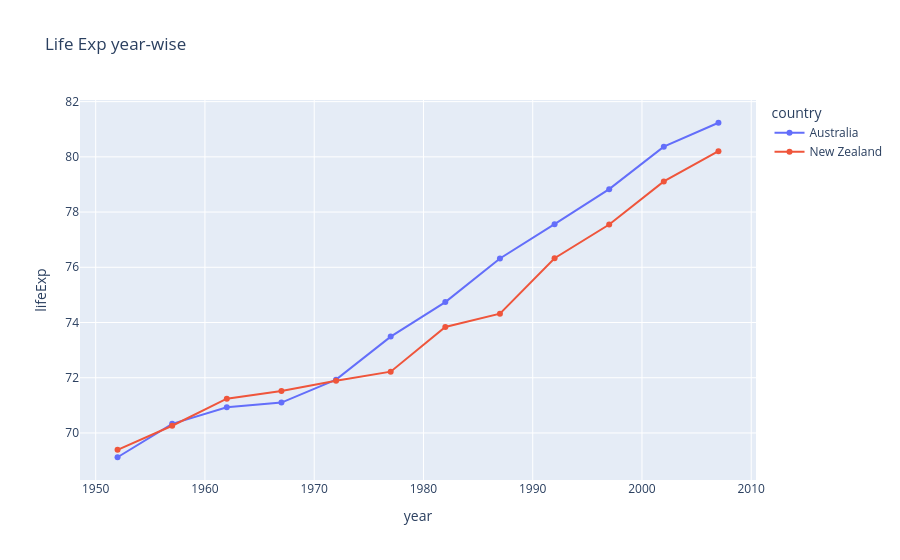
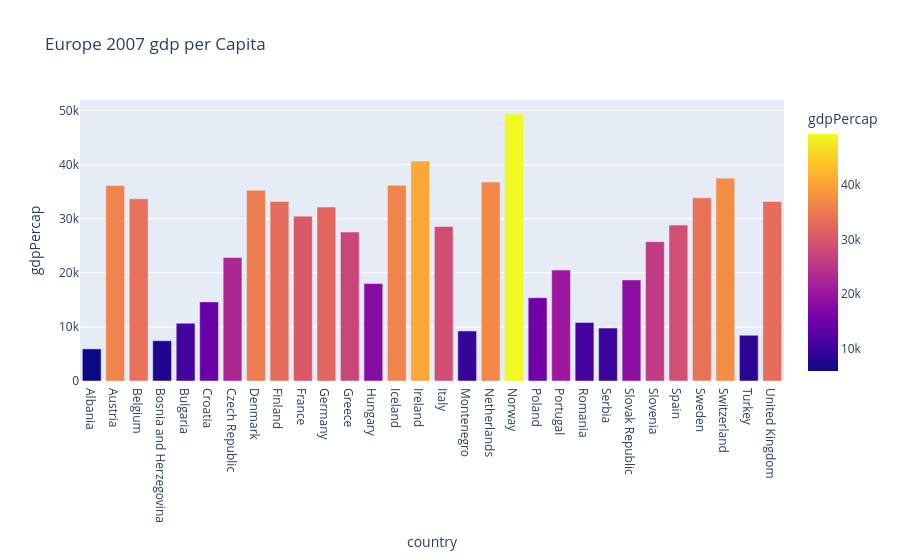
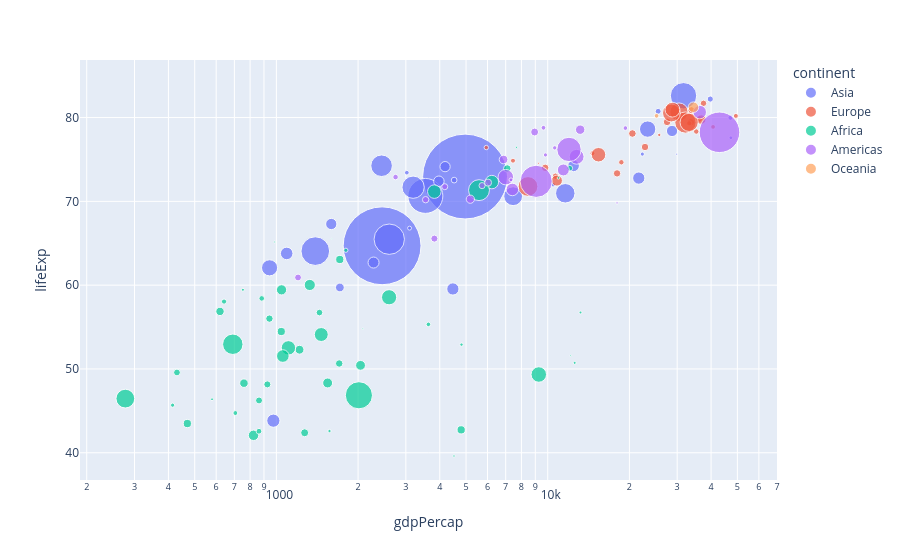

Notebook code for these charts, in order:
### Code cell
df = pd.read_csv('gapminder.csv')

px.line(df.query("continent=='Oceania'"), x='year', y='lifeExp', color='country', title='Life Exp year-wise', markers='country').show()
px.bar(df.query("year==2007 and continent=='Europe'"),x='country',y='gdpPercap',color='gdpPercap',title='Europe 2007 gdp per Capita').show()
px.scatter(df.query("year==2007"),x='gdpPercap',y='lifeExp',color='continent',size='pop',size_max=60, log_x=True).show()

### Figure 1 — Plotly figure (JSON) as saved in the notebook; plotly's stock layout.template omitted (floating-point values rounded to 4 significant figures)
{"data": [{"hovertemplate": "country=Australia<br>year=%{x}<br>lifeExp=%{y}<extra></extra>", "legendgroup": "Australia", "line": {"color": "#636efa", "dash": "solid"}, "marker": {"symbol": "circle"}, "mode": "lines+markers", "name": "Australia", "orientation": "v", "showlegend": true, "type": "scatter", "x": [1952, 1957, 1962, 1967, 1972, 1977, 1982, 1987, 1992, 1997, 2002, 2007], "xaxis": "x", "y": [69.12, 70.33, 70.93, 71.1, 71.93, 73.49, 74.74, 76.32, 77.56, 78.83, 80.37, 81.23], "yaxis": "y"}, {"hovertemplate": "country=New Zealand<br>year=%{x}<br>lifeExp=%{y}<extra></extra>", "legendgroup": "New Zealand", "line": {"color": "#EF553B", "dash": "solid"}, "marker": {"symbol": "circle"}, "mode": "lines+markers", "name": "New Zealand", "orientation": "v", "showlegend": true, "type": "scatter", "x": [1952, 1957, 1962, 1967, 1972, 1977, 1982, 1987, 1992, 1997, 2002, 2007], "xaxis": "x", "y": [69.39, 70.26, 71.24, 71.52, 71.89, 72.22, 73.84, 74.32, 76.33, 77.55, 79.11, 80.2], "yaxis": "y"}], "layout": {"legend": {"title": {"text": "country"}, "tracegroupgap": 0}, "title": {"text": "Life Exp year-wise"}, "xaxis": {"anchor": "y", "domain": [0, 1], "title": {"text": "year"}}, "yaxis": {"anchor": "x", "domain": [0, 1], "title": {"text": "lifeExp"}}}}

### Figure 2 — Plotly figure (JSON) as saved in the notebook; plotly's stock layout.template omitted (floating-point values rounded to 4 significant figures)
{"data": [{"hovertemplate": "country=%{x}<br>gdpPercap=%{marker.color}<extra></extra>", "legendgroup": "", "marker": {"color": [5937.0, 36130.0, 33690.0, 7446.0, 10680.0, 14620.0, 22830.0, 35280.0, 33210.0, 30470.0, 32170.0, 27540.0, 18010.0, 36180.0, 40680.0, 28570.0, 9254.0, 36800.0, 49360.0, 15390.0, 20510.0, 10810.0, 9787.0, 18680.0, 25770.0, 28820.0, 33860.0, 37510.0, 8458.0, 33200.0], "coloraxis": "coloraxis", "pattern": {"shape": ""}}, "name": "", "orientation": "v", "showlegend": false, "textposition": "auto", "type": "bar", "x": ["Albania", "Austria", "Belgium", "Bosnia and Herzegovina", "Bulgaria", "Croatia", "Czech Republic", "Denmark", "Finland", "France", "Germany", "Greece", "Hungary", "Iceland", "Ireland", "Italy", "Montenegro", "Netherlands", "Norway", "Poland", "Portugal", "Romania", "Serbia", "Slovak Republic", "Slovenia", "Spain", "Sweden", "Switzerland", "Turkey", "United Kingdom"], "xaxis": "x", "y": [5937.0, 36130.0, 33690.0, 7446.0, 10680.0, 14620.0, 22830.0, 35280.0, 33210.0, 30470.0, 32170.0, 27540.0, 18010.0, 36180.0, 40680.0, 28570.0, 9254.0, 36800.0, 49360.0, 15390.0, 20510.0, 10810.0, 9787.0, 18680.0, 25770.0, 28820.0, 33860.0, 37510.0, 8458.0, 33200.0], "yaxis": "y"}], "layout": {"barmode": "relative", "coloraxis": {"colorbar": {"title": {"text": "gdpPercap"}}, "colorscale": [[0, "#0d0887"], [0.1111, "#46039f"], [0.2222, "#7201a8"], [0.3333, "#9c179e"], [0.4444, "#bd3786"], [0.5556, "#d8576b"], [0.6667, "#ed7953"], [0.7778, "#fb9f3a"], [0.8889, "#fdca26"], [1, "#f0f921"]]}, "legend": {"tracegroupgap": 0}, "title": {"text": "Europe 2007 gdp per Capita"}, "xaxis": {"anchor": "y", "domain": [0, 1], "title": {"text": "country"}}, "yaxis": {"anchor": "x", "domain": [0, 1], "title": {"text": "gdpPercap"}}}}

### Figure 3 — Plotly figure (JSON) as saved in the notebook; plotly's stock layout.template omitted (floating-point values rounded to 4 significant figures)
{"data": [{"hovertemplate": "continent=Asia<br>gdpPercap=%{x}<br>lifeExp=%{y}<br>pop=%{marker.size}<extra></extra>", "legendgroup": "Asia", "marker": {"color": "#636efa", "size": [31889923, 708573, 150448339, 14131858, 1318683096, 6980412, 1110396331, 223547000, 69453570, 27499638, 6426679, 127467972, 6053193, 23301725, 49044790, 2505559, 3921278, 24821286, 2874127, 47761980, 28901790, 3204897, 169270617, 91077287, 27601038, 4553009, 20378239, 19314747, 23174294, 65068149, 85262356, 4018332, 22211743], "sizemode": "area", "sizeref": 366300.0, "symbol": "circle"}, "mode": "markers", "name": "Asia", "orientation": "v", "showlegend": true, "type": "scatter", "x": [974.6, 29800.0, 1391.0, 1714.0, 4959.0, 39720.0, 2452.0, 3541.0, 11610.0, 4471.0, 25520.0, 31660.0, 4519.0, 1593.0, 23350.0, 47310.0, 10460.0, 12450.0, 3096.0, 944.0, 1091.0, 22320.0, 2606.0, 3190.0, 21650.0, 47140.0, 3970.0, 4185.0, 28720.0, 7458.0, 2442.0, 3025.0, 2281.0], "xaxis": "x", "y": [43.83, 75.64, 64.06, 59.72, 72.96, 82.21, 64.7, 70.65, 70.96, 59.55, 80.75, 82.6, 72.53, 67.3, 78.62, 77.59, 71.99, 74.24, 66.8, 62.07, 63.78, 75.64, 65.48, 71.69, 72.78, 79.97, 72.4, 74.14, 78.4, 70.62, 74.25, 73.42, 62.7], "yaxis": "y"}, {"hovertemplate": "continent=Europe<br>gdpPercap=%{x}<br>lifeExp=%{y}<br>pop=%{marker.size}<extra></extra>", "legendgroup": "Europe", "marker": {"color": "#EF553B", "size": [3600523, 8199783, 10392226, 4552198, 7322858, 4493312, 10228744, 5468120, 5238460, 61083916, 82400996, 10706290, 9956108, 301931, 4109086, 58147733, 684736, 16570613, 4627926, 38518241, 10642836, 22276056, 10150265, 5447502, 2009245, 40448191, 9031088, 7554661, 71158647, 60776238], "sizemode": "area", "sizeref": 366300.0, "symbol": "circle"}, "mode": "markers", "name": "Europe", "orientation": "v", "showlegend": true, "type": "scatter", "x": [5937.0, 36130.0, 33690.0, 7446.0, 10680.0, 14620.0, 22830.0, 35280.0, 33210.0, 30470.0, 32170.0, 27540.0, 18010.0, 36180.0, 40680.0, 28570.0, 9254.0, 36800.0, 49360.0, 15390.0, 20510.0, 10810.0, 9787.0, 18680.0, 25770.0, 28820.0, 33860.0, 37510.0, 8458.0, 33200.0], "xaxis": "x", "y": [76.42, 79.83, 79.44, 74.85, 73.0, 75.75, 76.49, 78.33, 79.31, 80.66, 79.41, 79.48, 73.34, 81.76, 78.89, 80.55, 74.54, 79.76, 80.2, 75.56, 78.1, 72.48, 74.0, 74.66, 77.93, 80.94, 80.88, 81.7, 71.78, 79.42], "yaxis": "y"}, {"hovertemplate": "continent=Africa<br>gdpPercap=%{x}<br>lifeExp=%{y}<br>pop=%{marker.size}<extra></extra>", "legendgroup": "Africa", "marker": {"color": "#00cc96", "size": [33333216, 12420476, 8078314, 1639131, 14326203, 8390505, 17696293, 4369038, 10238807, 710960, 64606759, 3800610, 18013409, 496374, 80264543, 551201, 4906585, 76511887, 1454867, 1688359, 22873338, 9947814, 1472041, 35610177, 2012649, 3193942, 6036914, 19167654, 13327079, 12031795, 3270065, 1250882, 33757175, 19951656, 2055080, 12894865, 135031164, 798094, 8860588, 199579, 12267493, 6144562, 9118773, 43997828, 42292929, 1133066, 38139640, 5701579, 10276158, 29170398, 11746035, 12311143], "sizemode": "area", "sizeref": 366300.0, "symbol": "circle"}, "mode": "markers", "name": "Africa", "orientation": "v", "showlegend": true, "type": "scatter", "x": [6223.0, 4797.0, 1441.0, 12570.0, 1217.0, 430.1, 2042.0, 706.0, 1704.0, 986.1, 277.6, 3633.0, 1545.0, 2082.0, 5581.0, 12150.0, 641.4, 690.8, 13210.0, 752.7, 1328.0, 942.7, 579.2, 1463.0, 1569.0, 414.5, 12060.0, 1045.0, 759.3, 1043.0, 1803.0, 10960.0, 3820.0, 823.7, 4811.0, 619.7, 2014.0, 7670.0, 863.1, 1598.0, 1712.0, 862.5, 926.1, 9270.0, 2602.0, 4513.0, 1107.0, 883.0, 7093.0, 1056.0, 1271.0, 469.7], "xaxis": "x", "y": [72.3, 42.73, 56.73, 50.73, 52.3, 49.58, 50.43, 44.74, 50.65, 65.15, 46.46, 55.32, 48.33, 54.79, 71.34, 51.58, 58.04, 52.95, 56.73, 59.45, 60.02, 56.01, 46.39, 54.11, 42.59, 45.68, 73.95, 59.44, 48.3, 54.47, 64.16, 72.8, 71.16, 42.08, 52.91, 56.87, 46.86, 76.44, 46.24, 65.53, 63.06, 42.57, 48.16, 49.34, 58.56, 39.61, 52.52, 58.42, 73.92, 51.54, 42.38, 43.49], "yaxis": "y"}, {"hovertemplate": "continent=Americas<br>gdpPercap=%{x}<br>lifeExp=%{y}<br>pop=%{marker.size}<extra></extra>", "legendgroup": "Americas", "marker": {"color": "#ab63fa", "size": [40301927, 9119152, 190010647, 33390141, 16284741, 44227550, 4133884, 11416987, 9319622, 13755680, 6939688, 12572928, 8502814, 7483763, 2780132, 108700891, 5675356, 3242173, 6667147, 28674757, 3942491, 1056608, 301139947, 3447496, 26084662], "sizemode": "area", "sizeref": 366300.0, "symbol": "circle"}, "mode": "markers", "name": "Americas", "orientation": "v", "showlegend": true, "type": "scatter", "x": [12780.0, 3822.0, 9066.0, 36320.0, 13170.0, 7007.0, 9645.0, 8948.0, 6025.0, 6873.0, 5728.0, 5186.0, 1202.0, 3548.0, 7321.0, 11980.0, 2749.0, 9809.0, 4173.0, 7409.0, 19330.0, 18010.0, 42950.0, 10610.0, 11420.0], "xaxis": "x", "y": [75.32, 65.55, 72.39, 80.65, 78.55, 72.89, 78.78, 78.27, 72.23, 74.99, 71.88, 70.26, 60.92, 70.2, 72.57, 76.19, 72.9, 75.54, 71.75, 71.42, 78.75, 69.82, 78.24, 76.38, 73.75], "yaxis": "y"}, {"hovertemplate": "continent=Oceania<br>gdpPercap=%{x}<br>lifeExp=%{y}<br>pop=%{marker.size}<extra></extra>", "legendgroup": "Oceania", "marker": {"color": "#FFA15A", "size": [20434176, 4115771], "sizemode": "area", "sizeref": 366300.0, "symbol": "circle"}, "mode": "markers", "name": "Oceania", "orientation": "v", "showlegend": true, "type": "scatter", "x": [34440.0, 25190.0], "xaxis": "x", "y": [81.23, 80.2], "yaxis": "y"}], "layout": {"legend": {"itemsizing": "constant", "title": {"text": "continent"}, "tracegroupgap": 0}, "margin": {"t": 60}, "xaxis": {"anchor": "y", "domain": [0, 1], "title": {"text": "gdpPercap"}, "type": "log"}, "yaxis": {"anchor": "x", "domain": [0, 1], "title": {"text": "lifeExp"}}}}
